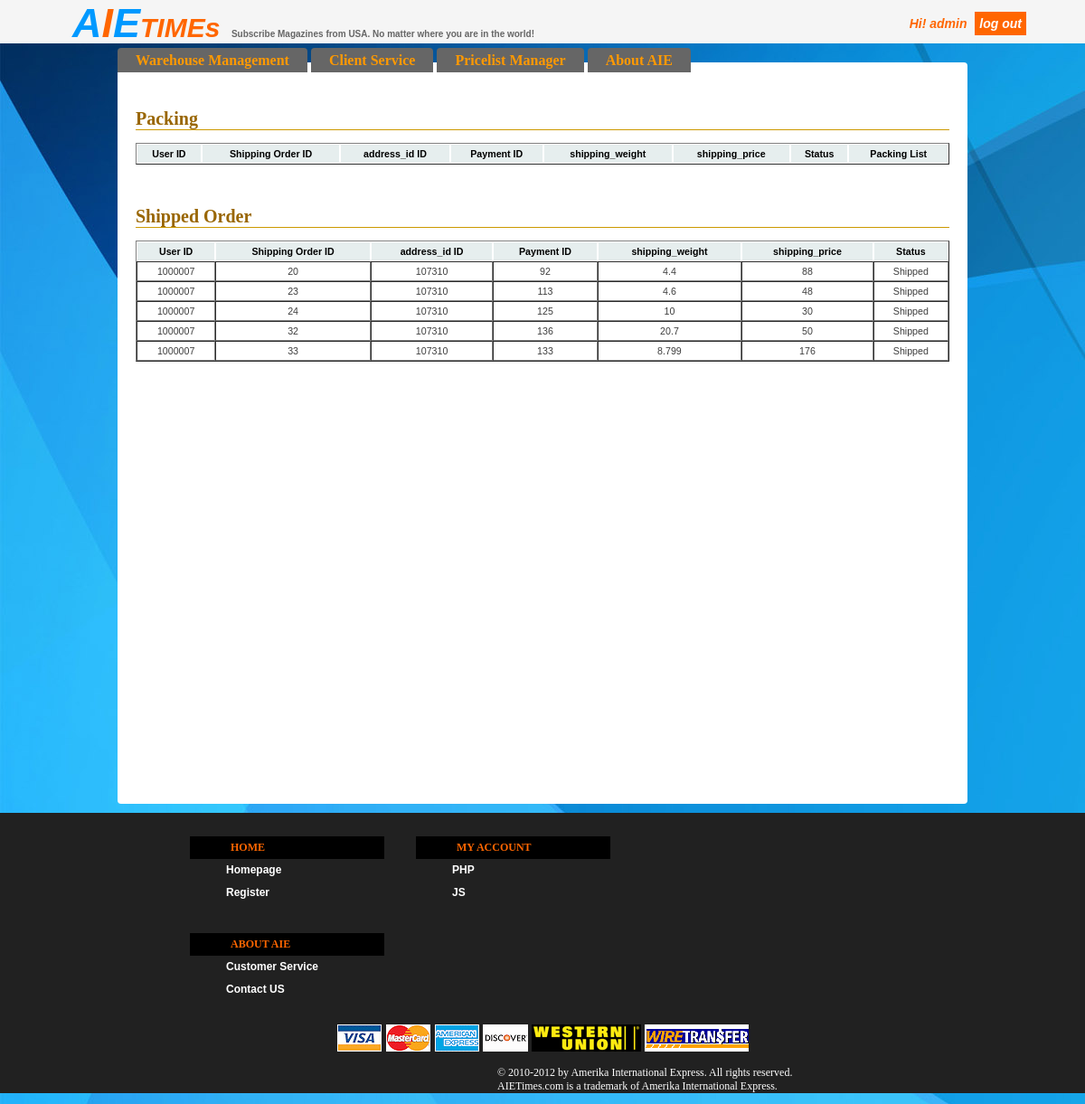
The page /admin/packing.php (signed in) on the database its author committed.
### tables this page shows
CREATE TABLE IF NOT EXISTS `shipping_order` (
  `shipping_order_id` int(10) NOT NULL AUTO_INCREMENT,
  `address_id` int(10) NOT NULL,
  `shipping_date` date NOT NULL DEFAULT '2000-01-01',
  `shipping_weight` varchar(5) NOT NULL DEFAULT '0',
  `shipping_price` float NOT NULL DEFAULT '0',
  `status` varchar(15) NOT NULL,
  `payment_id` int(10) NOT NULL,
  `user_id` int(10) NOT NULL,
  PRIMARY KEY (`shipping_order_id`),
  KEY `address_id` (`address_id`),
  KEY `payment_id` (`payment_id`)
);

### admin/packing.php (the view, shortened to what this page needs)
<!DOCTYPE html>
<html>
<head>
<link href="AdminCSS.css" rel="stylesheet" type="text/css" />
<link rel="stylesheet" href="table.css" type="text/css" media="print, projection, screen" />
</head>
<body class="bg">
<div id="banner"><span style="color:#09F">A</span><span style="color:#F60">I</span><span style="color:#09F">E</span><span style="font-size:30px">TIMEs</span>
<span style="font-size:10px; color: #666; font-style:normal;">Subscribe Magazines from USA. No matter where you are in the world!</span>
<span style="margin-left:500px; ; font-size:14px;">
<?php
	echo "<div style='position:absolute;right:60px;top:18px;'>Hi! ".$_SESSION['admin_username']." ";
	echo "<a href='adminlogout.php' style='text-decoration: none;margin:5px;padding:5px;width:50px;color:white;background-color:#F60;'>log out</a></div>";
?>
</span>
</div>
<div id="main">
<ul id="menu">
<li><a href="packing.php" onmouseover="showmenu()" onmouseout="hidemenu()">Warehouse Management</a></li>
<li><a href="client_info.php" onmouseover="showmenu2()" onmouseout="hidemenu2()">Client Service</a></li>
<li><a href="pricelist_manager.php" onmouseover="showmenu3()" onmouseout="hidemenu3()">Pricelist Manager</a></li>
<li><a href="about.php">About AIE</a></li>
</ul>
<div id="content">
<div id="content2" style="height:800px">
<br>
<h1>Packing</h1>
<table border='1' cellspacing='0' class='tt' >
	<thead align='center'>
		<tr>
        	<th>User ID</th>
			<th>Shipping Order ID</th>
			<th>address_id ID</th>
			<th>Payment ID</th>
			<th>shipping_weight</th>
            <th>shipping_price</th>
			<th>Status</th>
            <th>Packing List</th>
		</tr>
	</thead>
</table>
<br>
<h1>Shipped Order</h1>
<table border='1' cellspacing='0' class='tt' >
	<thead align='center'>
		<tr>
        	<th>User ID</th>
			<th>Shipping Order ID</th>
			<th>address_id ID</th>
			<th>Payment ID</th>
			<th>shipping_weight</th>
            <th>shipping_price</th>
			<th>Status</th>
		</tr>
	</thead>
    <tbody align='center'>
<?php
$query_result = mysql_query("SELECT *
FROM `shipping_order`
WHERE STATUS = 'Shipped'
ORDER BY user_id ASC
LIMIT 0 , 30");
while($row = mysql_fetch_array($query_result)){
	echo "<tr>";
	echo "<td>".$row['user_id']."</td>";
	echo "<td>".$row['shipping_order_id']."</td>";
	echo "<td>".$row['address_id']."</td>";
	echo "<td>".$row['payment_id']."</td>";
	echo "<td>".$row['shipping_weight']."</td>";
	echo "<td>".$row['shipping_price']."</td>";
	echo "<td>".$row['status']."</td>";
	echo "</tr>";
}
?>
    </tbody>
</table>
<br>
<br>
</div>
</div>
</div>
<div id="footer">
  <div class="t">
    <div class="sm">
      <dl>
        <dt>Home</dt>
        <dd><a href="homepage.php">Homepage</a></dd>
        <dd><a href="#" title="get latitude&longitude of your pin">Register</a></dd>
      </dl>
      <dl>
        <dt>My Account</dt>
        <dd><a href="http://www.w3schools.com">PHP</a></dd>
        <dd><a href="http://www.w3schools.com">JS</a></dd>
      </dl>
      <dl>
        <dt>About AIE</dt>
        <dd><a href="#">Customer Service</a></dd>
        <dd><a href="#">Contact US</a></dd>
      </dl>
    </div>
    	<div align="center">
        	<img alt="credit card" src="images/footer_cc_img.png" width="211" height="30" />
			<img alt="western union" src="images/western-union-logo.png" width="121" height="30" />
			<img alt="wire transfer" src="images/wire_transfer.png" width="115" height="30" />
        </div>
  </div>
<p style="margin-left:550px;color:#FFF; font-size:12px">&copy; 2010-2012 by Amerika International Express.
All rights reserved. <br>AIETimes.com is a trademark of Amerika International Express.</p>
</div>
</body>
</html>

### admin/AdminCSS.css (style rules this page uses)
h1 { border-bottom: 1px solid #cc9900; color: #996600; font-family: Georgia, serif; font-size: 20px; }
body { margin:0px; height:auto; }
.bg { height: auto; overflow: visible; background-color: #CCC; font: "Trebuchet MS", Verdana, sans-serif; background-color: #999; background-image: url(images/blue.jpg); }
#banner { background-color:#F5F5F5; height:48px; color:#F60; font-size:45px; padding-left:80px; font-weight:bolder; margin-bottom: 5px; font-family: Tahoma, Geneva, sans-serif; font-style:italic; }
#main { margin-right: 130px; margin-left: 130px; }
#content { background-color: #ffffff; border-radius: 0 4px 4px 4px; padding-top: 20px; height:auto; }
#content2 { padding-left:20px; padding-right:20px; height:800px; }
ul#menu { padding: 0px; position: relative; margin: 0; height: 16px; }
ul#menu li { display: inline; }
ul#menu li a { background-color: #666; text-decoration: none; line-height: 1.8em; color: #F90; border-radius: 4px 4px 0 0; padding-top: 5px; padding-right: 20px; padding-bottom: 5px; padding-left: 20px; font-weight: bold; }
#footer { background-color: #212121; margin:0px; padding:0px; }
#footer .t { width: 800px; overflow: hidden; margin-left: auto; margin-right: auto; margin-top: 10px; margin-bottom: 10px; }
#footer .t .sm { overflow: hidden; height: auto; width: 600px; float: left; margin: 10px; }
#footer .t .sm dl { float: left; width: 220px; height: auto; margin-right: 30px; text-align: left; margin-left: 0px; }
#footer .t .sm dl dt { color: #F60; background-color: #000; text-transform: uppercase; font-weight: bold; font-size: 12px; line-height: 25px; width: 170px; padding-left: 45px; }
#footer .t .sm dl dd { font-size: 11px; font-weight: bold; color: #FFF; text-decoration: none; }
#footer .t .sm dl dd a { font-size: 12px; font-weight: bold; color: #FFF; text-decoration: none; line-height: 25px; font-family: Arial, Helvetica, sans-serif; }

### admin/table.css (style rules this page uses)
table.tt { font-family:arial; background-color: #FFF; margin:10px 0pt 15px; font-size: 8pt; width: 100%; text-align: left; }
table.tt thead tr th, table.tt tfoot tr th { background-color: #e6EEEE; border: 1px solid #FFF; font-size: 8pt; padding: 4px; }
table.tt tbody td { color: #3D3D3D; padding: 4px; background-color: #FFF; vertical-align: top; }

### rows shown on the page
shipping_order: user "1000007", shipping_order_id "20", address "107310", payment "92", shipping_weight "4.4", shipping_price "88", status "Shipped"
shipping_order: user "1000007", shipping_order_id "23", address "107310", payment "113", shipping_weight "4.6", shipping_price "48", status "Shipped"
shipping_order: user "1000007", shipping_order_id "24", address "107310", payment "125", shipping_weight "10", shipping_price "30", status "Shipped"
shipping_order: user "1000007", shipping_order_id "32", address "107310", payment "136", shipping_weight "20.7", shipping_price "50", status "Shipped"
shipping_order: user "1000007", shipping_order_id "33", address "107310", payment "133", shipping_weight "8.799", shipping_price "176", status "Shipped"

### other values the page prints
$_SESSION['admin_username'] "admin"
